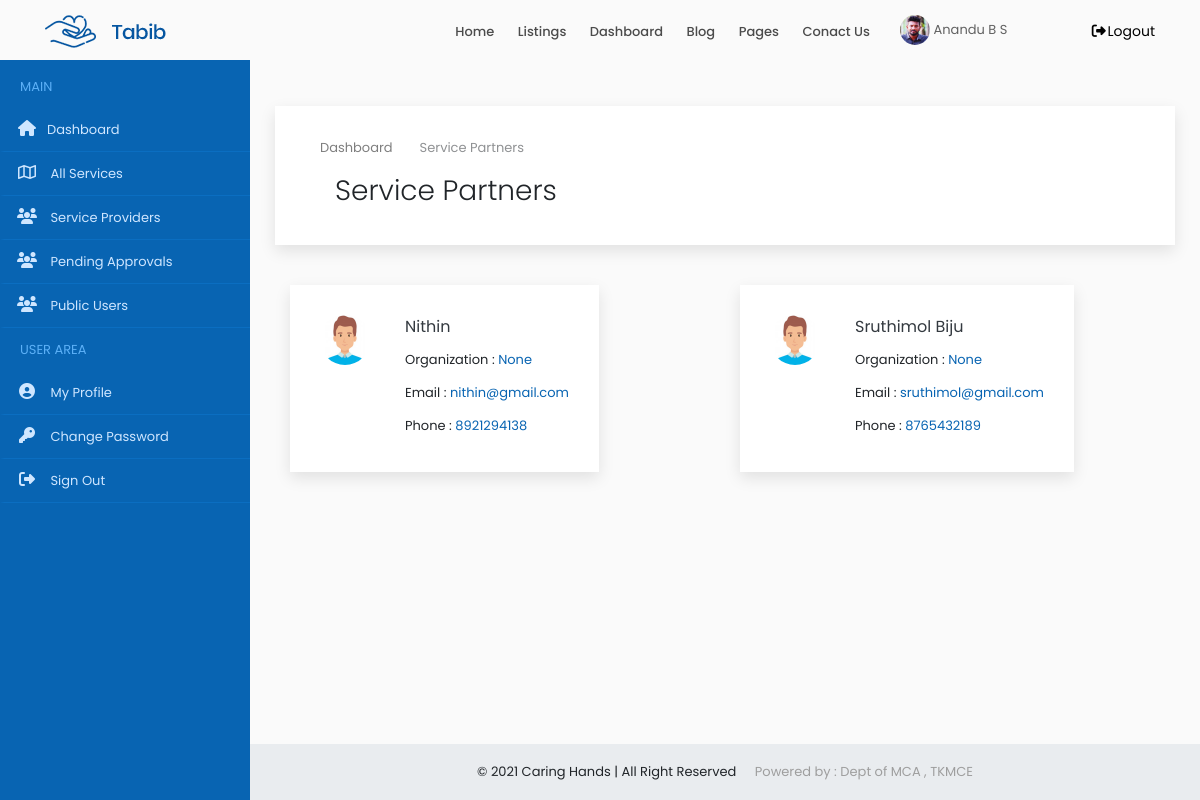
The app's page /administrator/public/users/ (signed in), older data.
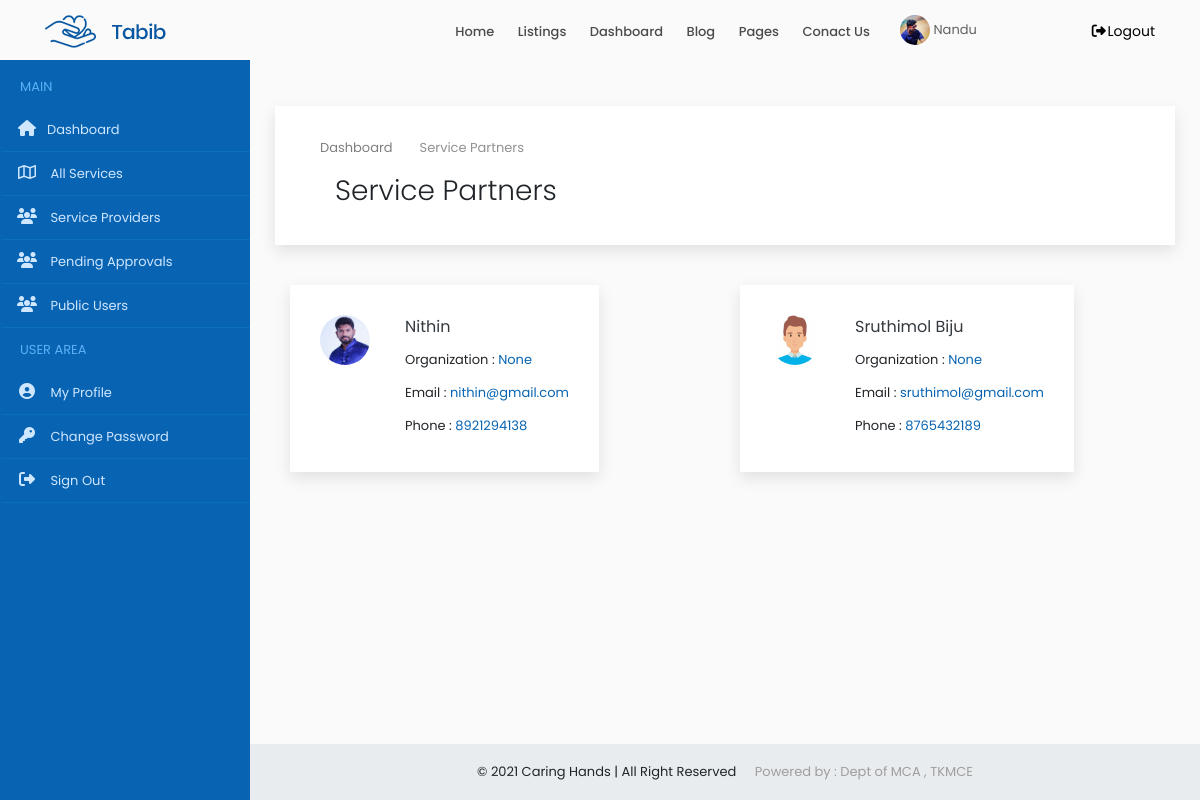
The same page, newer data.
### accounts/models.py (models this page shows, shortened)
class Users(models.Model):
    user = models.ForeignKey(User,on_delete=models.CASCADE)
    name = models.CharField(max_length=150)
    email = models.EmailField(max_length=200,null=True, blank=True)
    organization = models.CharField(max_length=250,null=True, blank=True)
    mob = models.CharField(max_length=12)
    sex = models.CharField(max_length=10,choices=gender,default='Male')
    house = models.CharField(max_length=100,null=True, blank=True)
    street1 =models.CharField(max_length=100,null=True, blank=True)
    street2 =models.CharField(max_length=100,null=True, blank=True)
    city = models.CharField(max_length=100,null=True, blank=True)
    district = models.CharField(max_length=100,null=True, blank=True)
    state = models.CharField(max_length=100,null=True,choices=states, blank=True)
    pin = models.CharField(max_length=100,null=True,blank=True)
    age = models.IntegerField(null=True, blank=True)
    type = models.CharField(max_length=20,choices=user_type)
    approval = models.CharField(max_length=20,choices=approval_choices,default='Pending')
    document = models.FileField(upload_to='documents',null=True, blank=True)
    profile_picture = models.FileField(upload_to='dp',default='assets/img/user3.png')

### accounts/views.py (the view)
# urls.py: path('administrator/public/users/',ViewUsers.as_view(), name='public_users'),
class ViewUsers(View):
    def get(self, request):
        x = AdminCheck(request)
        if x == True:
            user = request.user
            account = Users.objects.get(user=user)
            sp = Users.objects.filter(type='public')
            context = {'account': account,'sp': sp}
            return render(request,'admin/public_users.html',context)
        else:
            return redirect('home')

### accounts/functions.py (called while the page is built)
def AdminCheck(request):
    user = request.user
    if user.is_authenticated:
        try:
            u = Users.objects.get(user=user)
            if u.type == 'admin':
                return (True)
            else:
                return (False)
        except:
            return (False)
    else:
        return (False)

### accounts/templates/admin/public_users.html (shortened to what this page needs)
{% extends 'common/dashboard_main.html' %}
{% load static %}
{% block content %}
{% include 'common/header.html' %}
{% include 'admin/sidenav.html' %}
<div class="content-wrapper">
<div class="container-fluid overflow-hidden">
    <div class="row margin-tb-90px margin-lr-10px sm-mrl-0px">
        <div id="page-title" class="padding-30px background-white full-width box-shadow">
            <div class="container">
                <ol class="breadcrumb opacity-5">
                    <li><a href="{% url 'home' %}">Dashboard</a></li>
                    <li class="active">Service Partners</li>
                </ol>
                <div class="container-fluid">
                    <div class="row">
                        <div class="col-6">
                            <h1 class="font-weight-300">Service Partners</h1>
                        </div>
                        <div class="col-6">
                        </div>
                    </div>
                </div>
            </div>
        </div>
        <div class="container-fluid">
            <div class="row" style="margin-top:40px">
                {% for i in sp %}
                 <div class="col-lg-6 margin-bottom-45px full-width">
                    <div class="background-white thum-hover box-shadow  hvr-float">
                        <div class="padding-30px full-width">
                            <img src="{{i.profile_picture.url}}" class="float-left margin-right-20px border-radius-60 margin-bottom-20px" alt="" style="width: 50px;height:50px">
                            <div class="margin-left-85px">
                                <a class="d-block text-dark text-medium margin-bottom-5px" href="#">{{i.name|title}} </a>
                                <div class="d-block padding-tb-5px">Organization :  <a href="#" class="text-main-color">{{i.organization|title}}</a></div>
                                <div class="d-block padding-tb-5px">Email :  <a href="#" class="text-main-color">{{i.email}}</a></div>
                                <div class="d-block padding-tb-5px">Phone  :  <a href="#" class="text-main-color">{{i.mob}}</a></div>
                            </div>
                        </div>
                    </div>
                </div>
                {% empty %}
                <div class="alert alert-danger  margin-bottom-35px border-radius-10 padding-30px">
                    <strong>OOPS!</strong> No Service Providers found
                    <hr>
                    <p class="margin-0px">Add new service providers to be listed out over here.</p>
                </div>
                {% endfor %}
            </div>
        </div>
    </div>
</div>
{% include 'common/small_footer.html' %}
</div>
{% endblock %}

### accounts/templates/common/header.html (shortened to what this page needs)
{% load static %}
<header>
    <div id="fixed-header-dark" class="header-output fixed-header">
        <div class="container header-in">
            <div class="row">
                <div class="col-lg-2 col-md-12">
                    <a id="logo" href="{% url 'index' %}" class="d-inline-block margin-tb-15px"><img
                            src="{% static 'assets/img/logo-1.png' %}" alt=""></a>
                </div>
                <div class="col-lg-7 col-md-12 position-inherit">
                    <ul id="menu-main" class="nav-menu float-lg-right link-padding-tb-20px">
                        <li><a href="{% url 'index' %}">Home</a>
                        </li>
                        <li class="has-dropdown"><a href="#">Listings</a>
                        </li>
                        <li><a href="{% url 'home' %}">Dashboard</a>
                        </li>
                        <li class="has-dropdown"><a href="#">Blog</a>
                        </li>
                        <li class="has-dropdown"><a href="#">Pages</a>
                        </li>
                        <li><a href="page-contact-us.html">Conact Us</a></li>
                    </ul>
                </div>
                <div class="col-lg-3 col-md-12">
                    {% if request.user.is_authenticated %}
                    <a href="{% url 'home' %}" class="margin-top-15px d-inline-block text-grey-3 margin-right-15px"><img src="{{account.profile_picture.url}}" class="height-30px border-radius-30" alt=""> {{account.name|title}}</a>
                    <a href="{% url 'logout' %}" class="margin-tb-20px d-inline-block text-up-small float-left float-lg-right" data-toggle="modal" data-target="#exampleModal"><i class="fa fa-fw fa-sign-out-alt"></i>Logout</a>
                    {% else %}
                    <a href="{% url 'login' %}" class="margin-tb-20px d-inline-block text-up-small float-left float-lg-right text-right"><i class="far fa-user"></i> Login</a>
                    {% endif %}
                </div>
            </div>
        </div>
    </div>
</header>

Row changes from the older to the newer data that the page shows:
changed Users: profile_picture: a different picture; name "Anandu B S" → "Nandu"
changed Users "Nithin": profile_picture: a different picture
